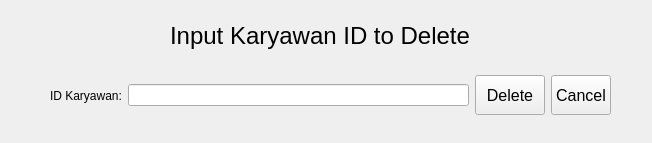
<?xml version="1.0" encoding="UTF-8"?>
<ui version="4.0">
 <class>Form</class>
 <widget class="QWidget" name="Form">
  <property name="geometry">
   <rect>
    <x>0</x>
    <y>0</y>
    <width>652</width>
    <height>143</height>
   </rect>
  </property>
  <property name="minimumSize">
   <size>
    <width>652</width>
    <height>143</height>
   </size>
  </property>
  <property name="windowTitle">
   <string>Form</string>
  </property>
  <widget class="QLabel" name="label">
   <property name="geometry">
    <rect>
     <x>170</x>
     <y>20</y>
     <width>311</width>
     <height>31</height>
    </rect>
   </property>
   <property name="font">
    <font>
     <pointsize>18</pointsize>
    </font>
   </property>
   <property name="text">
    <string>Input Karyawan ID to Delete</string>
   </property>
  </widget>
  <widget class="QWidget" name="horizontalLayoutWidget">
   <property name="geometry">
    <rect>
     <x>50</x>
     <y>70</y>
     <width>561</width>
     <height>51</height>
    </rect>
   </property>
   <layout class="QHBoxLayout" name="horizontalLayout">
    <item>
     <widget class="QLabel" name="label_2">
      <property name="text">
       <string>ID Karyawan:</string>
      </property>
     </widget>
    </item>
    <item>
     <widget class="QLineEdit" name="edit_id"/>
    </item>
    <item>
     <widget class="QPushButton" name="btn_delete">
      <property name="maximumSize">
       <size>
        <width>70</width>
        <height>40</height>
       </size>
      </property>
      <property name="font">
       <font>
        <pointsize>12</pointsize>
       </font>
      </property>
      <property name="text">
       <string>Delete</string>
      </property>
     </widget>
    </item>
    <item>
     <widget class="QPushButton" name="btn_cancel">
      <property name="maximumSize">
       <size>
        <width>60</width>
        <height>40</height>
       </size>
      </property>
      <property name="font">
       <font>
        <pointsize>12</pointsize>
       </font>
      </property>
      <property name="text">
       <string>Cancel</string>
      </property>
     </widget>
    </item>
   </layout>
  </widget>
 </widget>
 <resources/>
 <connections/>
</ui>
